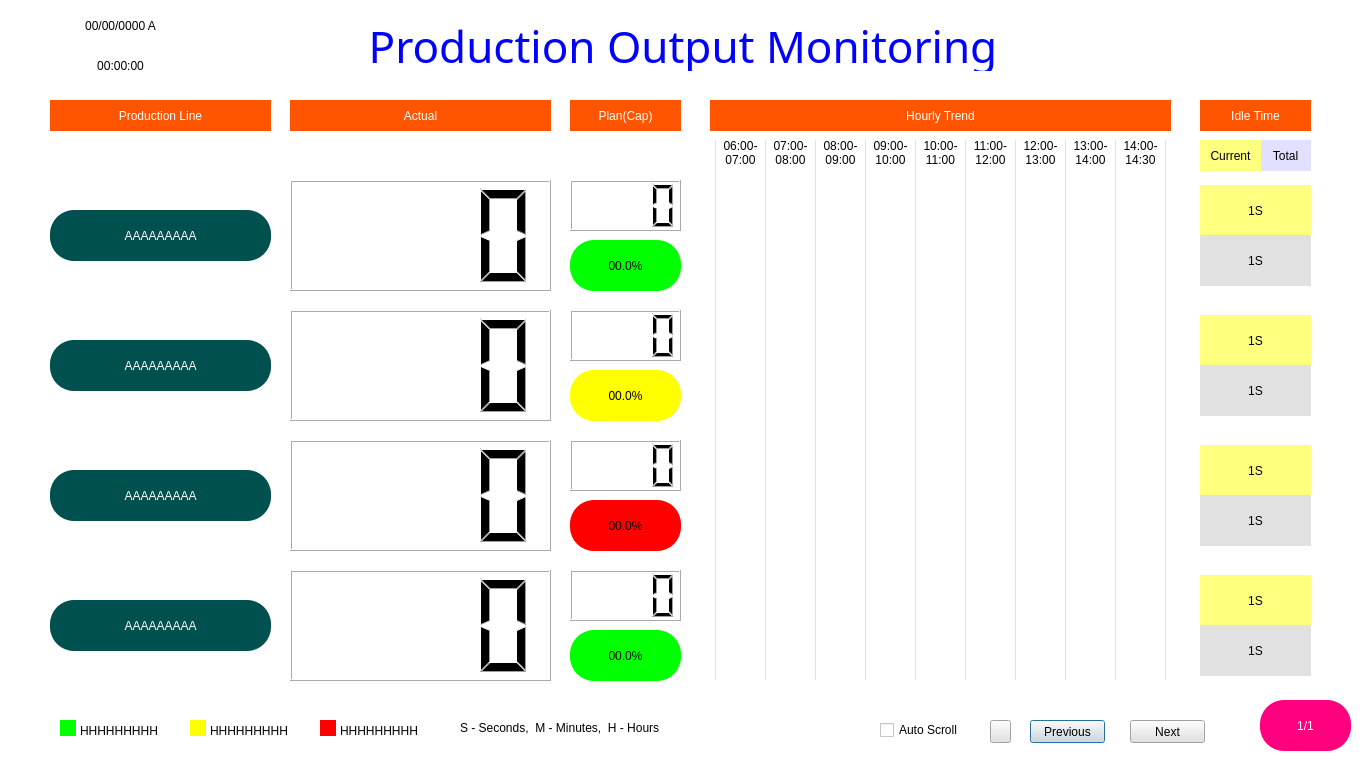
<?xml version="1.0" encoding="UTF-8"?>
<ui version="4.0">
 <class>Dialog</class>
 <widget class="QDialog" name="Dialog">
  <property name="geometry">
   <rect>
    <x>0</x>
    <y>0</y>
    <width>1366</width>
    <height>768</height>
   </rect>
  </property>
  <property name="windowTitle">
   <string>Dialog</string>
  </property>
  <property name="styleSheet">
   <string notr="true">background-color: rgb(255, 255, 255);</string>
  </property>
  <widget class="QLabel" name="head_label">
   <property name="geometry">
    <rect>
     <x>0</x>
     <y>20</y>
     <width>1366</width>
     <height>51</height>
    </rect>
   </property>
   <property name="font">
    <font>
     <family>Arial Black</family>
     <pointsize>33</pointsize>
     <weight>10</weight>
     <italic>false</italic>
     <bold>false</bold>
    </font>
   </property>
   <property name="styleSheet">
    <string notr="true">color: rgb(0, 0, 255);
background-color: None;
font: 87 33pt &quot;Arial Black&quot;;</string>
   </property>
   <property name="text">
    <string>Production Output Monitoring</string>
   </property>
   <property name="alignment">
    <set>Qt::AlignCenter</set>
   </property>
  </widget>
  <widget class="QLabel" name="name_label_1">
   <property name="geometry">
    <rect>
     <x>50</x>
     <y>210</y>
     <width>221</width>
     <height>51</height>
    </rect>
   </property>
   <property name="styleSheet">
    <string notr="true">font: 87 22pt &quot;Arial Black&quot;;
background-color: rgb(0, 80, 80);
color: rgb(255, 255, 255);
border-radius:24px;
</string>
   </property>
   <property name="text">
    <string>AAAAAAAAA</string>
   </property>
   <property name="alignment">
    <set>Qt::AlignCenter</set>
   </property>
  </widget>
  <widget class="QLCDNumber" name="plan_count_1">
   <property name="geometry">
    <rect>
     <x>570</x>
     <y>180</y>
     <width>111</width>
     <height>51</height>
    </rect>
   </property>
   <property name="styleSheet">
    <string notr="true">background-color: rgb(255, 255, 255);</string>
   </property>
   <property name="digitCount">
    <number>4</number>
   </property>
   <property name="intValue" stdset="0">
    <number>0</number>
   </property>
  </widget>
  <widget class="QLCDNumber" name="actual_count_1">
   <property name="geometry">
    <rect>
     <x>290</x>
     <y>180</y>
     <width>261</width>
     <height>111</height>
    </rect>
   </property>
   <property name="styleSheet">
    <string notr="true">background-color: rgb(255, 255, 255);</string>
   </property>
   <property name="digitCount">
    <number>4</number>
   </property>
   <property name="intValue" stdset="0">
    <number>0</number>
   </property>
  </widget>
  <widget class="QLabel" name="label_plan">
   <property name="geometry">
    <rect>
     <x>570</x>
     <y>100</y>
     <width>111</width>
     <height>31</height>
    </rect>
   </property>
   <property name="styleSheet">
    <string notr="true">background-color: rgb(255, 85, 0);
font: 87 15pt &quot;Arial Black&quot;;
color: rgb(255, 255, 255);
</string>
   </property>
   <property name="text">
    <string>Plan(Cap)</string>
   </property>
   <property name="alignment">
    <set>Qt::AlignCenter</set>
   </property>
  </widget>
  <widget class="QLabel" name="label_actual">
   <property name="geometry">
    <rect>
     <x>290</x>
     <y>100</y>
     <width>261</width>
     <height>31</height>
    </rect>
   </property>
   <property name="styleSheet">
    <string notr="true">background-color: rgb(255, 85, 0);
font: 87 19pt &quot;Arial Black&quot;;
color: rgb(255, 255, 255);
</string>
   </property>
   <property name="text">
    <string>Actual</string>
   </property>
   <property name="alignment">
    <set>Qt::AlignCenter</set>
   </property>
  </widget>
  <widget class="QLabel" name="status_label_1">
   <property name="geometry">
    <rect>
     <x>1240</x>
     <y>230</y>
     <width>31</width>
     <height>31</height>
    </rect>
   </property>
   <property name="styleSheet">
    <string notr="true">background-color: rgb(255, 0, 0);
border-radius:25px;</string>
   </property>
   <property name="text">
    <string/>
   </property>
   <property name="alignment">
    <set>Qt::AlignCenter</set>
   </property>
  </widget>
  <widget class="QLabel" name="name_label_2">
   <property name="geometry">
    <rect>
     <x>50</x>
     <y>340</y>
     <width>221</width>
     <height>51</height>
    </rect>
   </property>
   <property name="styleSheet">
    <string notr="true">font: 87 22pt &quot;Arial Black&quot;;
background-color: rgb(0, 80, 80);
color: rgb(255, 255, 255);
border-radius:24px;
</string>
   </property>
   <property name="text">
    <string>AAAAAAAAA</string>
   </property>
   <property name="alignment">
    <set>Qt::AlignCenter</set>
   </property>
  </widget>
  <widget class="QLCDNumber" name="actual_count_2">
   <property name="geometry">
    <rect>
     <x>290</x>
     <y>310</y>
     <width>261</width>
     <height>111</height>
    </rect>
   </property>
   <property name="styleSheet">
    <string notr="true">background-color: rgb(255, 255, 255);</string>
   </property>
   <property name="digitCount">
    <number>4</number>
   </property>
   <property name="intValue" stdset="0">
    <number>0</number>
   </property>
  </widget>
  <widget class="QLabel" name="name_label_3">
   <property name="geometry">
    <rect>
     <x>50</x>
     <y>470</y>
     <width>221</width>
     <height>51</height>
    </rect>
   </property>
   <property name="styleSheet">
    <string notr="true">font: 87 22pt &quot;Arial Black&quot;;
background-color: rgb(0, 80, 80);
color: rgb(255, 255, 255);
border-radius:24px;
</string>
   </property>
   <property name="text">
    <string>AAAAAAAAA</string>
   </property>
   <property name="alignment">
    <set>Qt::AlignCenter</set>
   </property>
  </widget>
  <widget class="QLCDNumber" name="actual_count_3">
   <property name="geometry">
    <rect>
     <x>290</x>
     <y>440</y>
     <width>261</width>
     <height>111</height>
    </rect>
   </property>
   <property name="styleSheet">
    <string notr="true">background-color: rgb(255, 255, 255);</string>
   </property>
   <property name="digitCount">
    <number>4</number>
   </property>
   <property name="intValue" stdset="0">
    <number>0</number>
   </property>
  </widget>
  <widget class="QLabel" name="name_label_4">
   <property name="geometry">
    <rect>
     <x>50</x>
     <y>600</y>
     <width>221</width>
     <height>51</height>
    </rect>
   </property>
   <property name="styleSheet">
    <string notr="true">font: 87 22pt &quot;Arial Black&quot;;
background-color: rgb(0, 80, 80);
color: rgb(255, 255, 255);
border-radius:24px;
</string>
   </property>
   <property name="text">
    <string>AAAAAAAAA</string>
   </property>
   <property name="alignment">
    <set>Qt::AlignCenter</set>
   </property>
  </widget>
  <widget class="QLCDNumber" name="actual_count_4">
   <property name="geometry">
    <rect>
     <x>290</x>
     <y>570</y>
     <width>261</width>
     <height>111</height>
    </rect>
   </property>
   <property name="styleSheet">
    <string notr="true">background-color: rgb(255, 255, 255);</string>
   </property>
   <property name="digitCount">
    <number>4</number>
   </property>
   <property name="intValue" stdset="0">
    <number>0</number>
   </property>
  </widget>
  <widget class="QLCDNumber" name="plan_count_2">
   <property name="geometry">
    <rect>
     <x>570</x>
     <y>310</y>
     <width>111</width>
     <height>51</height>
    </rect>
   </property>
   <property name="styleSheet">
    <string notr="true">background-color: rgb(255, 255, 255);</string>
   </property>
   <property name="digitCount">
    <number>4</number>
   </property>
   <property name="intValue" stdset="0">
    <number>0</number>
   </property>
  </widget>
  <widget class="QLCDNumber" name="plan_count_3">
   <property name="geometry">
    <rect>
     <x>570</x>
     <y>440</y>
     <width>111</width>
     <height>51</height>
    </rect>
   </property>
   <property name="styleSheet">
    <string notr="true">background-color: rgb(255, 255, 255);</string>
   </property>
   <property name="digitCount">
    <number>4</number>
   </property>
   <property name="intValue" stdset="0">
    <number>0</number>
   </property>
  </widget>
  <widget class="QLCDNumber" name="plan_count_4">
   <property name="geometry">
    <rect>
     <x>570</x>
     <y>570</y>
     <width>111</width>
     <height>51</height>
    </rect>
   </property>
   <property name="styleSheet">
    <string notr="true">background-color: rgb(255, 255, 255);</string>
   </property>
   <property name="digitCount">
    <number>4</number>
   </property>
   <property name="intValue" stdset="0">
    <number>0</number>
   </property>
  </widget>
  <widget class="QPushButton" name="previous_button">
   <property name="geometry">
    <rect>
     <x>1030</x>
     <y>720</y>
     <width>75</width>
     <height>23</height>
    </rect>
   </property>
   <property name="styleSheet">
    <string notr="true">background-color: rgb(225, 225, 225);
font: 87 10pt &quot;Arial Black&quot;;</string>
   </property>
   <property name="text">
    <string>Previous</string>
   </property>
  </widget>
  <widget class="QPushButton" name="next_button">
   <property name="geometry">
    <rect>
     <x>1130</x>
     <y>720</y>
     <width>75</width>
     <height>23</height>
    </rect>
   </property>
   <property name="styleSheet">
    <string notr="true">background-color: rgb(225, 225, 225);
font: 87 10pt &quot;Arial Black&quot;;</string>
   </property>
   <property name="text">
    <string>Next</string>
   </property>
  </widget>
  <widget class="QLabel" name="percent_label_1">
   <property name="geometry">
    <rect>
     <x>570</x>
     <y>240</y>
     <width>111</width>
     <height>51</height>
    </rect>
   </property>
   <property name="styleSheet">
    <string notr="true">font: 87 22pt &quot;Arial Black&quot;;
background-color: rgb(0, 255, 0);
color: rgb(0, 0, 0);
border-radius:24px;</string>
   </property>
   <property name="text">
    <string>00.0%</string>
   </property>
   <property name="alignment">
    <set>Qt::AlignCenter</set>
   </property>
  </widget>
  <widget class="QLabel" name="label_hourly">
   <property name="geometry">
    <rect>
     <x>710</x>
     <y>100</y>
     <width>461</width>
     <height>31</height>
    </rect>
   </property>
   <property name="styleSheet">
    <string notr="true">background-color: rgb(255, 85, 0);
font: 87 19pt &quot;Arial Black&quot;;
color: rgb(255, 255, 255);
</string>
   </property>
   <property name="text">
    <string>Hourly Trend</string>
   </property>
   <property name="alignment">
    <set>Qt::AlignCenter</set>
   </property>
  </widget>
  <widget class="QLabel" name="label_idle_time">
   <property name="geometry">
    <rect>
     <x>1200</x>
     <y>100</y>
     <width>111</width>
     <height>31</height>
    </rect>
   </property>
   <property name="styleSheet">
    <string notr="true">background-color: rgb(255, 85, 0);
font: 87 15pt &quot;Arial Black&quot;;
color: rgb(255, 255, 255);
</string>
   </property>
   <property name="text">
    <string>Idle Time</string>
   </property>
   <property name="alignment">
    <set>Qt::AlignCenter</set>
   </property>
  </widget>
  <widget class="QLabel" name="percent_label_2">
   <property name="geometry">
    <rect>
     <x>570</x>
     <y>370</y>
     <width>111</width>
     <height>51</height>
    </rect>
   </property>
   <property name="styleSheet">
    <string notr="true">font: 87 22pt &quot;Arial Black&quot;;
background-color: rgb(255, 255, 0);
color: rgb(0, 0, 0);
border-radius:24px;</string>
   </property>
   <property name="text">
    <string>00.0%</string>
   </property>
   <property name="alignment">
    <set>Qt::AlignCenter</set>
   </property>
  </widget>
  <widget class="QLabel" name="percent_label_3">
   <property name="geometry">
    <rect>
     <x>570</x>
     <y>500</y>
     <width>111</width>
     <height>51</height>
    </rect>
   </property>
   <property name="styleSheet">
    <string notr="true">font: 87 22pt &quot;Arial Black&quot;;
background-color: rgb(255, 0, 0);
color: rgb(0, 0, 0);
border-radius:24px;</string>
   </property>
   <property name="text">
    <string>00.0%</string>
   </property>
   <property name="alignment">
    <set>Qt::AlignCenter</set>
   </property>
  </widget>
  <widget class="QLabel" name="percent_label_4">
   <property name="geometry">
    <rect>
     <x>570</x>
     <y>630</y>
     <width>111</width>
     <height>51</height>
    </rect>
   </property>
   <property name="styleSheet">
    <string notr="true">font: 87 22pt &quot;Arial Black&quot;;
background-color: rgb(0, 255, 0);
color: rgb(0, 0, 0);
border-radius:24px;</string>
   </property>
   <property name="text">
    <string>00.0%</string>
   </property>
   <property name="alignment">
    <set>Qt::AlignCenter</set>
   </property>
  </widget>
  <widget class="QLabel" name="logo_label">
   <property name="geometry">
    <rect>
     <x>1220</x>
     <y>10</y>
     <width>131</width>
     <height>51</height>
    </rect>
   </property>
   <property name="styleSheet">
    <string notr="true">background-color: rgb(255, 255, 255);</string>
   </property>
   <property name="frameShape">
    <enum>QFrame::NoFrame</enum>
   </property>
   <property name="text">
    <string/>
   </property>
   <property name="pixmap">
    <pixmap>ZF_Rane.png</pixmap>
   </property>
   <property name="scaledContents">
    <bool>true</bool>
   </property>
  </widget>
  <widget class="QWidget" name="verticalLayoutWidget">
   <property name="geometry">
    <rect>
     <x>690</x>
     <y>180</y>
     <width>501</width>
     <height>111</height>
    </rect>
   </property>
   <layout class="QVBoxLayout" name="layout_1"/>
  </widget>
  <widget class="QWidget" name="verticalLayoutWidget_2">
   <property name="geometry">
    <rect>
     <x>690</x>
     <y>310</y>
     <width>501</width>
     <height>111</height>
    </rect>
   </property>
   <layout class="QVBoxLayout" name="layout_2"/>
  </widget>
  <widget class="QLabel" name="label_hour_1">
   <property name="geometry">
    <rect>
     <x>720</x>
     <y>140</y>
     <width>41</width>
     <height>26</height>
    </rect>
   </property>
   <property name="styleSheet">
    <string notr="true">font: 87 9pt &quot;Arial Black&quot;;</string>
   </property>
   <property name="text">
    <string>06:00-
07:00</string>
   </property>
   <property name="alignment">
    <set>Qt::AlignCenter</set>
   </property>
  </widget>
  <widget class="QLabel" name="label_hour_2">
   <property name="geometry">
    <rect>
     <x>770</x>
     <y>140</y>
     <width>41</width>
     <height>26</height>
    </rect>
   </property>
   <property name="styleSheet">
    <string notr="true">font: 87 9pt &quot;Arial Black&quot;;</string>
   </property>
   <property name="text">
    <string>07:00-
08:00</string>
   </property>
   <property name="alignment">
    <set>Qt::AlignCenter</set>
   </property>
  </widget>
  <widget class="QLabel" name="label_hour_3">
   <property name="geometry">
    <rect>
     <x>820</x>
     <y>140</y>
     <width>41</width>
     <height>26</height>
    </rect>
   </property>
   <property name="styleSheet">
    <string notr="true">font: 87 9pt &quot;Arial Black&quot;;</string>
   </property>
   <property name="text">
    <string>08:00-
09:00</string>
   </property>
   <property name="alignment">
    <set>Qt::AlignCenter</set>
   </property>
  </widget>
  <widget class="QLabel" name="label_hour_4">
   <property name="geometry">
    <rect>
     <x>870</x>
     <y>140</y>
     <width>41</width>
     <height>26</height>
    </rect>
   </property>
   <property name="styleSheet">
    <string notr="true">font: 87 9pt &quot;Arial Black&quot;;</string>
   </property>
   <property name="text">
    <string>09:00-
10:00</string>
   </property>
   <property name="alignment">
    <set>Qt::AlignCenter</set>
   </property>
  </widget>
  <widget class="QLabel" name="label_hour_5">
   <property name="geometry">
    <rect>
     <x>920</x>
     <y>140</y>
     <width>41</width>
     <height>26</height>
    </rect>
   </property>
   <property name="styleSheet">
    <string notr="true">font: 87 9pt &quot;Arial Black&quot;;</string>
   </property>
   <property name="text">
    <string>10:00-
11:00</string>
   </property>
   <property name="alignment">
    <set>Qt::AlignCenter</set>
   </property>
  </widget>
  <widget class="QLabel" name="label_hour_6">
   <property name="geometry">
    <rect>
     <x>970</x>
     <y>140</y>
     <width>41</width>
     <height>26</height>
    </rect>
   </property>
   <property name="styleSheet">
    <string notr="true">font: 87 9pt &quot;Arial Black&quot;;</string>
   </property>
   <property name="text">
    <string>11:00-
12:00</string>
   </property>
   <property name="alignment">
    <set>Qt::AlignCenter</set>
   </property>
  </widget>
  <widget class="QLabel" name="label_hour_7">
   <property name="geometry">
    <rect>
     <x>1020</x>
     <y>140</y>
     <width>41</width>
     <height>26</height>
    </rect>
   </property>
   <property name="styleSheet">
    <string notr="true">font: 87 9pt &quot;Arial Black&quot;;</string>
   </property>
   <property name="text">
    <string>12:00-
13:00</string>
   </property>
   <property name="alignment">
    <set>Qt::AlignCenter</set>
   </property>
  </widget>
  <widget class="QLabel" name="label_hour_8">
   <property name="geometry">
    <rect>
     <x>1070</x>
     <y>140</y>
     <width>41</width>
     <height>26</height>
    </rect>
   </property>
   <property name="styleSheet">
    <string notr="true">font: 87 9pt &quot;Arial Black&quot;;</string>
   </property>
   <property name="text">
    <string>13:00-
14:00</string>
   </property>
   <property name="alignment">
    <set>Qt::AlignCenter</set>
   </property>
  </widget>
  <widget class="QLabel" name="label_hour_9">
   <property name="geometry">
    <rect>
     <x>1120</x>
     <y>140</y>
     <width>41</width>
     <height>26</height>
    </rect>
   </property>
   <property name="styleSheet">
    <string notr="true">font: 87 9pt &quot;Arial Black&quot;;</string>
   </property>
   <property name="text">
    <string>14:00-
14:30</string>
   </property>
   <property name="alignment">
    <set>Qt::AlignCenter</set>
   </property>
  </widget>
  <widget class="QWidget" name="verticalLayoutWidget_3">
   <property name="geometry">
    <rect>
     <x>690</x>
     <y>440</y>
     <width>501</width>
     <height>111</height>
    </rect>
   </property>
   <layout class="QVBoxLayout" name="layout_3"/>
  </widget>
  <widget class="QWidget" name="verticalLayoutWidget_4">
   <property name="geometry">
    <rect>
     <x>690</x>
     <y>570</y>
     <width>501</width>
     <height>111</height>
    </rect>
   </property>
   <layout class="QVBoxLayout" name="layout_4"/>
  </widget>
  <widget class="Line" name="line">
   <property name="geometry">
    <rect>
     <x>705</x>
     <y>140</y>
     <width>20</width>
     <height>540</height>
    </rect>
   </property>
   <property name="styleSheet">
    <string notr="true">color:rgb(225, 225, 225);
background-color:None;</string>
   </property>
   <property name="frameShadow">
    <enum>QFrame::Plain</enum>
   </property>
   <property name="orientation">
    <enum>Qt::Vertical</enum>
   </property>
  </widget>
  <widget class="Line" name="line_2">
   <property name="geometry">
    <rect>
     <x>760</x>
     <y>140</y>
     <width>10</width>
     <height>540</height>
    </rect>
   </property>
   <property name="styleSheet">
    <string notr="true">color:rgb(225, 225, 225);
background-color:None;</string>
   </property>
   <property name="frameShadow">
    <enum>QFrame::Plain</enum>
   </property>
   <property name="orientation">
    <enum>Qt::Vertical</enum>
   </property>
  </widget>
  <widget class="Line" name="line_3">
   <property name="geometry">
    <rect>
     <x>810</x>
     <y>140</y>
     <width>10</width>
     <height>540</height>
    </rect>
   </property>
   <property name="styleSheet">
    <string notr="true">color:rgb(225, 225, 225);
background-color:None;</string>
   </property>
   <property name="frameShadow">
    <enum>QFrame::Plain</enum>
   </property>
   <property name="orientation">
    <enum>Qt::Vertical</enum>
   </property>
  </widget>
  <widget class="Line" name="line_4">
   <property name="geometry">
    <rect>
     <x>860</x>
     <y>140</y>
     <width>10</width>
     <height>540</height>
    </rect>
   </property>
   <property name="styleSheet">
    <string notr="true">color:rgb(225, 225, 225);
background-color:None;</string>
   </property>
   <property name="frameShadow">
    <enum>QFrame::Plain</enum>
   </property>
   <property name="orientation">
    <enum>Qt::Vertical</enum>
   </property>
  </widget>
  <widget class="Line" name="line_5">
   <property name="geometry">
    <rect>
     <x>910</x>
     <y>140</y>
     <width>10</width>
     <height>540</height>
    </rect>
   </property>
   <property name="styleSheet">
    <string notr="true">color:rgb(225, 225, 225);
background-color:None;</string>
   </property>
   <property name="frameShadow">
    <enum>QFrame::Plain</enum>
   </property>
   <property name="orientation">
    <enum>Qt::Vertical</enum>
   </property>
  </widget>
  <widget class="Line" name="line_6">
   <property name="geometry">
    <rect>
     <x>960</x>
     <y>140</y>
     <width>10</width>
     <height>540</height>
    </rect>
   </property>
   <property name="styleSheet">
    <string notr="true">color:rgb(225, 225, 225);
background-color:None;</string>
   </property>
   <property name="frameShadow">
    <enum>QFrame::Plain</enum>
   </property>
   <property name="orientation">
    <enum>Qt::Vertical</enum>
   </property>
  </widget>
  <widget class="Line" name="line_7">
   <property name="geometry">
    <rect>
     <x>1010</x>
     <y>140</y>
     <width>10</width>
     <height>540</height>
    </rect>
   </property>
   <property name="styleSheet">
    <string notr="true">color:rgb(225, 225, 225);
background-color:None;</string>
   </property>
   <property name="frameShadow">
    <enum>QFrame::Plain</enum>
   </property>
   <property name="orientation">
    <enum>Qt::Vertical</enum>
   </property>
  </widget>
  <widget class="Line" name="line_8">
   <property name="geometry">
    <rect>
     <x>1060</x>
     <y>140</y>
     <width>10</width>
     <height>540</height>
    </rect>
   </property>
   <property name="styleSheet">
    <string notr="true">color:rgb(225, 225, 225);
background-color:None;</string>
   </property>
   <property name="frameShadow">
    <enum>QFrame::Plain</enum>
   </property>
   <property name="orientation">
    <enum>Qt::Vertical</enum>
   </property>
  </widget>
  <widget class="QLabel" name="cit_label_1">
   <property name="geometry">
    <rect>
     <x>1200</x>
     <y>185</y>
     <width>111</width>
     <height>51</height>
    </rect>
   </property>
   <property name="styleSheet">
    <string notr="true">font: 87 22pt &quot;Arial Black&quot;;
background-color: rgb(255, 255, 127);
</string>
   </property>
   <property name="text">
    <string>1S</string>
   </property>
   <property name="alignment">
    <set>Qt::AlignCenter</set>
   </property>
  </widget>
  <widget class="Line" name="line_9">
   <property name="geometry">
    <rect>
     <x>1110</x>
     <y>140</y>
     <width>10</width>
     <height>540</height>
    </rect>
   </property>
   <property name="styleSheet">
    <string notr="true">color:rgb(225, 225, 225);
background-color:None;</string>
   </property>
   <property name="frameShadow">
    <enum>QFrame::Plain</enum>
   </property>
   <property name="orientation">
    <enum>Qt::Vertical</enum>
   </property>
  </widget>
  <widget class="Line" name="line_10">
   <property name="geometry">
    <rect>
     <x>1160</x>
     <y>140</y>
     <width>10</width>
     <height>540</height>
    </rect>
   </property>
   <property name="styleSheet">
    <string notr="true">color:rgb(225, 225, 225);
background-color:None;</string>
   </property>
   <property name="frameShadow">
    <enum>QFrame::Plain</enum>
   </property>
   <property name="orientation">
    <enum>Qt::Vertical</enum>
   </property>
  </widget>
  <widget class="QCheckBox" name="auto_screen">
   <property name="geometry">
    <rect>
     <x>880</x>
     <y>720</y>
     <width>111</width>
     <height>20</height>
    </rect>
   </property>
   <property name="styleSheet">
    <string notr="true">font: 87 10pt &quot;Arial Black&quot;;</string>
   </property>
   <property name="text">
    <string>Auto Scroll</string>
   </property>
  </widget>
  <widget class="QLabel" name="cit_label_2">
   <property name="geometry">
    <rect>
     <x>1200</x>
     <y>315</y>
     <width>111</width>
     <height>51</height>
    </rect>
   </property>
   <property name="styleSheet">
    <string notr="true">font: 87 22pt &quot;Arial Black&quot;;
background-color: rgb(255, 255, 127);
</string>
   </property>
   <property name="text">
    <string>1S</string>
   </property>
   <property name="alignment">
    <set>Qt::AlignCenter</set>
   </property>
  </widget>
  <widget class="QLabel" name="status_label_2">
   <property name="geometry">
    <rect>
     <x>1240</x>
     <y>320</y>
     <width>31</width>
     <height>31</height>
    </rect>
   </property>
   <property name="styleSheet">
    <string notr="true">background-color: rgb(255, 0, 0);
border-radius:25px;</string>
   </property>
   <property name="text">
    <string/>
   </property>
   <property name="alignment">
    <set>Qt::AlignCenter</set>
   </property>
  </widget>
  <widget class="QLabel" name="cit_label_3">
   <property name="geometry">
    <rect>
     <x>1200</x>
     <y>445</y>
     <width>111</width>
     <height>51</height>
    </rect>
   </property>
   <property name="styleSheet">
    <string notr="true">font: 87 22pt &quot;Arial Black&quot;;
background-color: rgb(255, 255, 127);
</string>
   </property>
   <property name="text">
    <string>1S</string>
   </property>
   <property name="alignment">
    <set>Qt::AlignCenter</set>
   </property>
  </widget>
  <widget class="QLabel" name="status_label_3">
   <property name="geometry">
    <rect>
     <x>1240</x>
     <y>450</y>
     <width>31</width>
     <height>31</height>
    </rect>
   </property>
   <property name="styleSheet">
    <string notr="true">background-color: rgb(255, 0, 0);
border-radius:25px;</string>
   </property>
   <property name="text">
    <string/>
   </property>
   <property name="alignment">
    <set>Qt::AlignCenter</set>
   </property>
  </widget>
  <widget class="QLabel" name="cit_label_4">
   <property name="geometry">
    <rect>
     <x>1200</x>
     <y>575</y>
     <width>111</width>
     <height>51</height>
    </rect>
   </property>
   <property name="styleSheet">
    <string notr="true">font: 87 22pt &quot;Arial Black&quot;;
background-color: rgb(255, 255, 127);
</string>
   </property>
   <property name="text">
    <string>1S</string>
   </property>
   <property name="alignment">
    <set>Qt::AlignCenter</set>
   </property>
  </widget>
  <widget class="QLabel" name="status_label_4">
   <property name="geometry">
    <rect>
     <x>1240</x>
     <y>580</y>
     <width>31</width>
     <height>31</height>
    </rect>
   </property>
   <property name="styleSheet">
    <string notr="true">background-color: rgb(255, 0, 0);
border-radius:25px;</string>
   </property>
   <property name="text">
    <string/>
   </property>
   <property name="alignment">
    <set>Qt::AlignCenter</set>
   </property>
  </widget>
  <widget class="QLabel" name="label_line">
   <property name="geometry">
    <rect>
     <x>50</x>
     <y>100</y>
     <width>221</width>
     <height>31</height>
    </rect>
   </property>
   <property name="styleSheet">
    <string notr="true">background-color: rgb(255, 85, 0);
font: 87 19pt &quot;Arial Black&quot;;
color: rgb(255, 255, 255);
</string>
   </property>
   <property name="text">
    <string>Production Line</string>
   </property>
   <property name="alignment">
    <set>Qt::AlignCenter</set>
   </property>
  </widget>
  <widget class="QLabel" name="label_date">
   <property name="geometry">
    <rect>
     <x>10</x>
     <y>10</y>
     <width>221</width>
     <height>31</height>
    </rect>
   </property>
   <property name="styleSheet">
    <string notr="true">font: 87 20pt &quot;Arial Black&quot;;
</string>
   </property>
   <property name="text">
    <string>00/00/0000 A</string>
   </property>
   <property name="alignment">
    <set>Qt::AlignCenter</set>
   </property>
  </widget>
  <widget class="QLabel" name="label_time">
   <property name="geometry">
    <rect>
     <x>10</x>
     <y>50</y>
     <width>221</width>
     <height>31</height>
    </rect>
   </property>
   <property name="styleSheet">
    <string notr="true">font: 87 20pt &quot;Arial Black&quot;;
</string>
   </property>
   <property name="text">
    <string>00:00:00</string>
   </property>
   <property name="alignment">
    <set>Qt::AlignCenter</set>
   </property>
  </widget>
  <widget class="QLabel" name="label_high_text">
   <property name="geometry">
    <rect>
     <x>80</x>
     <y>720</y>
     <width>101</width>
     <height>21</height>
    </rect>
   </property>
   <property name="styleSheet">
    <string notr="true">font: 87 10pt &quot;Arial Black&quot;;</string>
   </property>
   <property name="text">
    <string>HHHHHHHHH</string>
   </property>
  </widget>
  <widget class="QLabel" name="label_high_color">
   <property name="geometry">
    <rect>
     <x>60</x>
     <y>720</y>
     <width>16</width>
     <height>16</height>
    </rect>
   </property>
   <property name="styleSheet">
    <string notr="true">background-color: rgb(0, 255, 0);</string>
   </property>
   <property name="text">
    <string/>
   </property>
  </widget>
  <widget class="QLabel" name="label_mid_color">
   <property name="geometry">
    <rect>
     <x>190</x>
     <y>720</y>
     <width>16</width>
     <height>16</height>
    </rect>
   </property>
   <property name="styleSheet">
    <string notr="true">background-color: rgb(255, 255, 0);</string>
   </property>
   <property name="text">
    <string/>
   </property>
  </widget>
  <widget class="QLabel" name="label_low_color">
   <property name="geometry">
    <rect>
     <x>320</x>
     <y>720</y>
     <width>16</width>
     <height>16</height>
    </rect>
   </property>
   <property name="styleSheet">
    <string notr="true">background-color: rgb(255, 0, 0);</string>
   </property>
   <property name="text">
    <string/>
   </property>
  </widget>
  <widget class="QLabel" name="label_mid_text">
   <property name="geometry">
    <rect>
     <x>210</x>
     <y>720</y>
     <width>101</width>
     <height>21</height>
    </rect>
   </property>
   <property name="styleSheet">
    <string notr="true">font: 87 10pt &quot;Arial Black&quot;;</string>
   </property>
   <property name="text">
    <string>HHHHHHHHH</string>
   </property>
  </widget>
  <widget class="QLabel" name="label_low_text">
   <property name="geometry">
    <rect>
     <x>340</x>
     <y>720</y>
     <width>101</width>
     <height>21</height>
    </rect>
   </property>
   <property name="styleSheet">
    <string notr="true">font: 87 10pt &quot;Arial Black&quot;;</string>
   </property>
   <property name="text">
    <string>HHHHHHHHH</string>
   </property>
  </widget>
  <widget class="QPushButton" name="full_and_maxi_screen_button">
   <property name="geometry">
    <rect>
     <x>990</x>
     <y>720</y>
     <width>21</width>
     <height>23</height>
    </rect>
   </property>
   <property name="styleSheet">
    <string notr="true">background-color: rgb(225, 225, 225);</string>
   </property>
   <property name="text">
    <string/>
   </property>
  </widget>
  <widget class="QLabel" name="tit_label_1">
   <property name="geometry">
    <rect>
     <x>1200</x>
     <y>235</y>
     <width>111</width>
     <height>51</height>
    </rect>
   </property>
   <property name="styleSheet">
    <string notr="true">font: 87 22pt &quot;Arial Black&quot;;
background-color: rgb(225, 225, 225);
</string>
   </property>
   <property name="text">
    <string>1S</string>
   </property>
   <property name="alignment">
    <set>Qt::AlignCenter</set>
   </property>
  </widget>
  <widget class="QLabel" name="tit_label_2">
   <property name="geometry">
    <rect>
     <x>1200</x>
     <y>365</y>
     <width>111</width>
     <height>51</height>
    </rect>
   </property>
   <property name="styleSheet">
    <string notr="true">font: 87 22pt &quot;Arial Black&quot;;
background-color: rgb(225, 225, 225);
</string>
   </property>
   <property name="text">
    <string>1S</string>
   </property>
   <property name="alignment">
    <set>Qt::AlignCenter</set>
   </property>
  </widget>
  <widget class="QLabel" name="tit_label_3">
   <property name="geometry">
    <rect>
     <x>1200</x>
     <y>495</y>
     <width>111</width>
     <height>51</height>
    </rect>
   </property>
   <property name="styleSheet">
    <string notr="true">font: 87 22pt &quot;Arial Black&quot;;
background-color: rgb(225, 225, 225);
</string>
   </property>
   <property name="text">
    <string>1S</string>
   </property>
   <property name="alignment">
    <set>Qt::AlignCenter</set>
   </property>
  </widget>
  <widget class="QLabel" name="tit_label_4">
   <property name="geometry">
    <rect>
     <x>1200</x>
     <y>625</y>
     <width>111</width>
     <height>51</height>
    </rect>
   </property>
   <property name="styleSheet">
    <string notr="true">font: 87 22pt &quot;Arial Black&quot;;
background-color: rgb(225, 225, 225);
</string>
   </property>
   <property name="text">
    <string>1S</string>
   </property>
   <property name="alignment">
    <set>Qt::AlignCenter</set>
   </property>
  </widget>
  <widget class="QLabel" name="label_note_1">
   <property name="geometry">
    <rect>
     <x>460</x>
     <y>720</y>
     <width>261</width>
     <height>16</height>
    </rect>
   </property>
   <property name="styleSheet">
    <string notr="true">font: 87 10pt &quot;Arial Black&quot;;</string>
   </property>
   <property name="text">
    <string>S - Seconds,  M - Minutes,  H - Hours</string>
   </property>
  </widget>
  <widget class="QLabel" name="page_no_label">
   <property name="geometry">
    <rect>
     <x>1260</x>
     <y>700</y>
     <width>91</width>
     <height>51</height>
    </rect>
   </property>
   <property name="styleSheet">
    <string notr="true">font: 87 22pt &quot;Arial Black&quot;;
background-color: rgb(255, 0, 127);
color: rgb(255, 255, 255);
border-radius:24px;
</string>
   </property>
   <property name="text">
    <string>1/1</string>
   </property>
   <property name="alignment">
    <set>Qt::AlignCenter</set>
   </property>
  </widget>
  <widget class="QLabel" name="tit_label">
   <property name="geometry">
    <rect>
     <x>1260</x>
     <y>140</y>
     <width>51</width>
     <height>31</height>
    </rect>
   </property>
   <property name="styleSheet">
    <string notr="true">background-color: rgb(225, 225, 255);
font: 87 10pt &quot;Arial Black&quot;;
</string>
   </property>
   <property name="text">
    <string>Total</string>
   </property>
   <property name="alignment">
    <set>Qt::AlignCenter</set>
   </property>
  </widget>
  <widget class="QLabel" name="tit_label_5">
   <property name="geometry">
    <rect>
     <x>1200</x>
     <y>140</y>
     <width>61</width>
     <height>31</height>
    </rect>
   </property>
   <property name="styleSheet">
    <string notr="true">background-color: rgb(255, 255, 127);
font: 87 10pt &quot;Arial Black&quot;;</string>
   </property>
   <property name="text">
    <string>Current</string>
   </property>
   <property name="alignment">
    <set>Qt::AlignCenter</set>
   </property>
  </widget>
  <zorder>status_label_4</zorder>
  <zorder>status_label_3</zorder>
  <zorder>status_label_2</zorder>
  <zorder>head_label</zorder>
  <zorder>name_label_1</zorder>
  <zorder>plan_count_1</zorder>
  <zorder>actual_count_1</zorder>
  <zorder>label_plan</zorder>
  <zorder>label_actual</zorder>
  <zorder>status_label_1</zorder>
  <zorder>name_label_2</zorder>
  <zorder>actual_count_2</zorder>
  <zorder>name_label_3</zorder>
  <zorder>actual_count_3</zorder>
  <zorder>name_label_4</zorder>
  <zorder>actual_count_4</zorder>
  <zorder>plan_count_2</zorder>
  <zorder>plan_count_3</zorder>
  <zorder>plan_count_4</zorder>
  <zorder>previous_button</zorder>
  <zorder>next_button</zorder>
  <zorder>percent_label_1</zorder>
  <zorder>label_hourly</zorder>
  <zorder>label_idle_time</zorder>
  <zorder>percent_label_2</zorder>
  <zorder>percent_label_3</zorder>
  <zorder>percent_label_4</zorder>
  <zorder>logo_label</zorder>
  <zorder>verticalLayoutWidget</zorder>
  <zorder>verticalLayoutWidget_2</zorder>
  <zorder>label_hour_1</zorder>
  <zorder>label_hour_2</zorder>
  <zorder>label_hour_3</zorder>
  <zorder>label_hour_4</zorder>
  <zorder>label_hour_5</zorder>
  <zorder>label_hour_6</zorder>
  <zorder>label_hour_7</zorder>
  <zorder>label_hour_8</zorder>
  <zorder>label_hour_9</zorder>
  <zorder>verticalLayoutWidget_3</zorder>
  <zorder>verticalLayoutWidget_4</zorder>
  <zorder>line</zorder>
  <zorder>line_2</zorder>
  <zorder>line_3</zorder>
  <zorder>line_4</zorder>
  <zorder>line_5</zorder>
  <zorder>line_6</zorder>
  <zorder>line_7</zorder>
  <zorder>line_8</zorder>
  <zorder>cit_label_1</zorder>
  <zorder>line_9</zorder>
  <zorder>line_10</zorder>
  <zorder>auto_screen</zorder>
  <zorder>cit_label_2</zorder>
  <zorder>cit_label_3</zorder>
  <zorder>cit_label_4</zorder>
  <zorder>label_line</zorder>
  <zorder>label_date</zorder>
  <zorder>label_time</zorder>
  <zorder>label_high_text</zorder>
  <zorder>label_high_color</zorder>
  <zorder>label_mid_color</zorder>
  <zorder>label_low_color</zorder>
  <zorder>label_mid_text</zorder>
  <zorder>label_low_text</zorder>
  <zorder>full_and_maxi_screen_button</zorder>
  <zorder>tit_label_1</zorder>
  <zorder>tit_label_2</zorder>
  <zorder>tit_label_3</zorder>
  <zorder>tit_label_4</zorder>
  <zorder>label_note_1</zorder>
  <zorder>page_no_label</zorder>
  <zorder>tit_label</zorder>
  <zorder>tit_label_5</zorder>
 </widget>
 <resources/>
 <connections/>
</ui>
